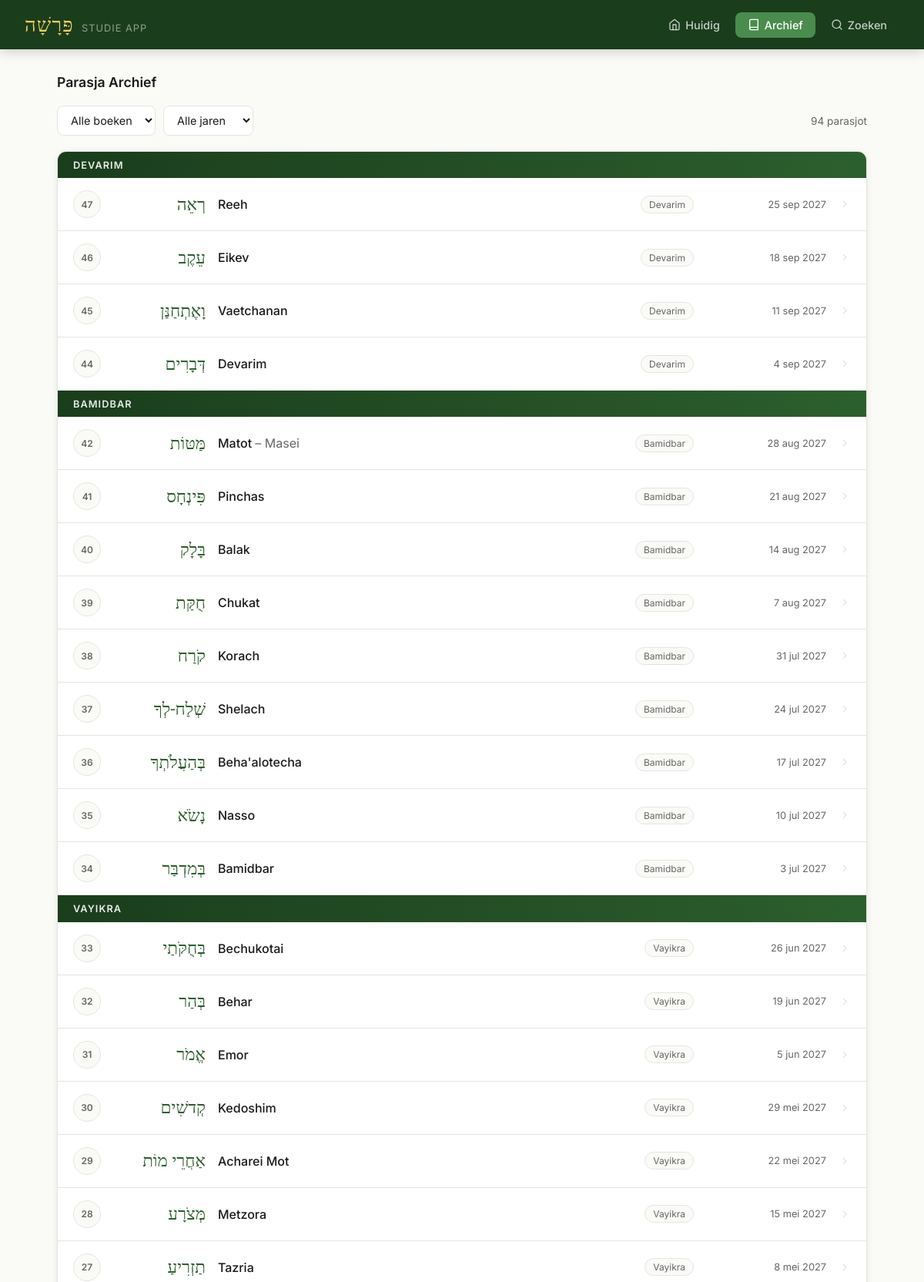
Page /archief.php (upper part) on the committed database.
### tables this page shows
CREATE TABLE IF NOT EXISTS parasja_schema (
    id INT AUTO_INCREMENT PRIMARY KEY,
    parasja_id INT NOT NULL,
    shabbat_datum DATE NOT NULL,
    joods_jaar INT NOT NULL,
    gecombineerd_met INT DEFAULT NULL,
    FOREIGN KEY (parasja_id) REFERENCES parasjot(id),
    UNIQUE KEY unique_datum (shabbat_datum)
);

CREATE TABLE IF NOT EXISTS parasjot (
    id INT AUTO_INCREMENT PRIMARY KEY,
    volgorde INT NOT NULL,
    naam_hebreeuws VARCHAR(100) NOT NULL,
    naam_nl VARCHAR(100) NOT NULL,
    naam_transliteratie VARCHAR(100) NOT NULL,
    boek ENUM('Bereshit','Shemot','Vayikra','Bamidbar','Devarim') NOT NULL,
    verzen_van VARCHAR(50),
    verzen_tot VARCHAR(50),
    samenvatting TEXT,
    created_at TIMESTAMP DEFAULT CURRENT_TIMESTAMP
);

### archief.php (the view, shortened to what this page needs)
<?php
require_once __DIR__ . '/config/db.php';
$filterBoek = $_GET['boek'] ?? '';
$vandaag = date('Y-m-d');
$stmtHuidig = $pdo->prepare("
    SELECT ps.id FROM parasja_schema ps
    WHERE ps.shabbat_datum >= DATE_SUB(?, INTERVAL 6 DAY)
    ORDER BY ps.shabbat_datum ASC LIMIT 1
");
$stmtHuidig->execute([$vandaag]);
$huidigSchemaId = $stmtHuidig->fetchColumn();
$where = [];
$params = [];
$whereStr = $where ? 'WHERE ' . implode(' AND ', $where) : '';
$sql = "
    SELECT ps.id AS schema_id, ps.shabbat_datum, ps.joods_jaar, ps.gecombineerd_met,
           p.id AS parasja_id, p.naam_hebreeuws, p.naam_nl, p.naam_transliteratie, p.boek, p.volgorde,
           p2.naam_nl AS gecombineerd_nl, p2.naam_transliteratie AS gecombineerd_trans,
           (SELECT COUNT(*) FROM notities n WHERE n.parasja_id = p.id) AS notitie_count,
           (SELECT COUNT(*) FROM foto_notities f WHERE f.parasja_id = p.id) AS foto_count
    FROM parasja_schema ps
    JOIN parasjot p ON ps.parasja_id = p.id
    LEFT JOIN parasjot p2 ON ps.gecombineerd_met = p2.id
    $whereStr
    ORDER BY ps.shabbat_datum DESC
";
$stmt = $pdo->prepare($sql);
$stmt->execute($params);
$parasjot = $stmt->fetchAll();
$maandNamen = ['','jan','feb','mrt','apr','mei','jun','jul','aug','sep','okt','nov','dec'];
function formatKorteDatum($datum) {
    global $maandNamen;
    $ts = strtotime($datum);
    return date('j', $ts) . ' ' . $maandNamen[(int)date('n', $ts)] . ' ' . date('Y', $ts);
}
include __DIR__ . '/includes/header.php';
?>
<div class="section-header">
    <div class="section-title">Parasja Archief</div>
</div>
<div class="filter-bar">
    <form method="GET" style="display:flex; gap:10px; flex-wrap:wrap; align-items:center; width:100%;">
        <select name="boek" onchange="this.form.submit()">
            <option value="">Alle boeken</option>
        </select>
        <select name="jaar" onchange="this.form.submit()">
            <option value="">Alle jaren</option>
        </select>
        <span style="margin-left:auto; font-size:0.85rem; color:var(--text-muted);"><?= count($parasjot) ?> parasjot</span>
    </form>
</div>
<div class="card" style="padding:0; overflow:hidden;">
    <?php
    $huidigBoek = null;
    foreach ($parasjot as $p):
        if (!$filterBoek && $p['boek'] !== $huidigBoek):
            $huidigBoek = $p['boek'];
    ?>
    <div class="boek-divider"><?= htmlspecialchars($p['boek']) ?></div>
    <?php endif; ?>
    <a href="/parasja/parasja.php?id=<?= $p['parasja_id'] ?>&schema=<?= $p['schema_id'] ?>"
       class="archief-item <?= $p['schema_id'] == $huidigSchemaId ? 'current' : '' ?>">
        <div class="volgorde"><?= $p['volgorde'] ?></div>
        <div class="hebrew"><?= htmlspecialchars($p['naam_hebreeuws']) ?></div>
        <div class="naam-nl">
            <?= htmlspecialchars($p['naam_transliteratie']) ?>
            <?php if ($p['gecombineerd_nl']): ?>
            <span style="color:var(--text-muted); font-weight:400"> &ndash; <?= htmlspecialchars($p['gecombineerd_trans']) ?></span>
            <?php endif; ?>
        </div>
        <span class="boek-badge"><?= htmlspecialchars($p['boek']) ?></span>
        <div class="datum"><?= formatKorteDatum($p['shabbat_datum']) ?></div>
        <svg viewBox="0 0 24 24" style="width:16px;height:16px;stroke:var(--border);fill:none;stroke-width:2;flex-shrink:0;"><polyline points="9,18 15,12 9,6"/></svg>
    </a>
    <?php endforeach; ?>
</div>
<?php include __DIR__ . '/includes/footer.php'; ?>

### assets/css/style.css (style rules this page uses)
:root { --primary: #2c5f2e; --primary-light: #4a8c4d; --primary-dark: #1a3d1c; --accent: #c9a227; --accent-light: #f0d060; --bg: #fafaf7; --bg-card: #ffffff; --text: #1a1a1a; --text-muted: #666; --border: #e5e5e0; --shadow: 0 2px 8px rgba(0,0,0,0.08); --shadow-lg: 0 8px 32px rgba(0,0,0,0.12); --radius: 12px; --radius-sm: 8px; }
* { box-sizing: border-box; margin: 0; padding: 0; }
body { font-family: 'Inter', sans-serif; background: var(--bg); color: var(--text); min-height: 100vh; display: flex; flex-direction: column; }
.card { background: var(--bg-card); border: 1px solid var(--border); border-radius: var(--radius); padding: 1.5rem; box-shadow: var(--shadow); }
input[type="text"], input[type="search"], textarea, select { width: 100%; padding: 9px 13px; border: 1.5px solid var(--border); border-radius: var(--radius-sm); font-size: 0.9rem; font-family: inherit; color: var(--text); background: white; transition: border-color 0.15s; outline: none; }
.archief-item { display: flex; align-items: center; padding: 1rem 1.25rem; border-bottom: 1px solid var(--border); text-decoration: none; color: var(--text); transition: background 0.12s; gap: 1rem; }
.archief-item .volgorde { width: 36px; height: 36px; background: var(--bg); border: 1px solid var(--border); border-radius: 50%; display: flex; align-items: center; justify-content: center; font-size: 0.75rem; font-weight: 600; color: var(--text-muted); flex-shrink: 0; }
.archief-item .hebrew { font-family: 'Frank Ruhl Libre', serif; font-size: 1.4rem; direction: rtl; color: var(--primary); min-width: 120px; text-align: right; }
.archief-item .naam-nl { font-weight: 500; flex: 1; }
.archief-item .boek-badge { font-size: 0.75rem; padding: 3px 10px; border-radius: 12px; background: var(--bg); border: 1px solid var(--border); color: var(--text-muted); white-space: nowrap; }
.archief-item .datum { font-size: 0.8rem; color: var(--text-muted); white-space: nowrap; min-width: 100px; text-align: right; }
.section-header { display: flex; align-items: center; justify-content: space-between; margin-bottom: 1.25rem; }
.section-title { font-size: 1.1rem; font-weight: 600; color: var(--text); }
.filter-bar { display: flex; gap: 10px; flex-wrap: wrap; margin-bottom: 1.25rem; align-items: center; }
.filter-bar select { width: auto; }
.boek-divider { padding: 0.6rem 1.25rem; background: linear-gradient(90deg, var(--primary-dark) 0%, var(--primary) 100%); color: rgba(255,255,255,0.9); font-size: 0.8rem; font-weight: 600; letter-spacing: 0.08em; text-transform: uppercase; }

### rows in the picture
parasja_schema: parasja.boek "DEVARIM", parasja.volgorde "47", parasja.naam_hebreeuws "רְאֵה", parasja.naam_transliteratie "Reeh", parasja.boek "Devarim", shabbat_datum "25 sep 2027"
parasja_schema: parasja.volgorde "46", parasja.naam_hebreeuws "עֵקֶב", parasja.naam_transliteratie "Eikev", parasja.boek "Devarim", shabbat_datum "18 sep 2027"
parasja_schema: parasja.volgorde "45", parasja.naam_hebreeuws "וָאֶתְחַנַּן", parasja.naam_transliteratie "Vaetchanan", parasja.boek "Devarim", shabbat_datum "11 sep 2027"
parasja_schema: parasja.volgorde "44", parasja.naam_hebreeuws "דְּבָרִים", parasja.naam_transliteratie "Devarim", parasja.boek "Devarim", shabbat_datum "4 sep 2027"
parasja_schema: parasja.boek "BAMIDBAR", parasja.volgorde "42", parasja.naam_hebreeuws "מַּטּוֹת", parasja.naam_transliteratie "Matot", parasjot.naam_transliteratie "Masei", parasja.boek "Bamidbar", shabbat_datum "28 aug 2027"
parasja_schema: parasja.volgorde "41", parasja.naam_hebreeuws "פִּינְחָס", parasja.naam_transliteratie "Pinchas", parasja.boek "Bamidbar", shabbat_datum "21 aug 2027"
parasja_schema: parasja.volgorde "40", parasja.naam_hebreeuws "בָּלָק", parasja.naam_transliteratie "Balak", parasja.boek "Bamidbar", shabbat_datum "14 aug 2027"
parasja_schema: parasja.volgorde "39", parasja.naam_hebreeuws "חֻקַּת", parasja.naam_transliteratie "Chukat", parasja.boek "Bamidbar", shabbat_datum "7 aug 2027"
parasja_schema: parasja.volgorde "38", parasja.naam_hebreeuws "קֹרַח", parasja.naam_transliteratie "Korach", parasja.boek "Bamidbar", shabbat_datum "31 jul 2027"
parasja_schema: parasja.volgorde "37", parasja.naam_hebreeuws "שְׁלַח-לְךָ", parasja.naam_transliteratie "Shelach", parasja.boek "Bamidbar", shabbat_datum "24 jul 2027"
parasja_schema: parasja.volgorde "36", parasja.naam_hebreeuws "בְּהַעֲלֹתְךָ", parasja.naam_transliteratie "Beha'alotecha", parasja.boek "Bamidbar", shabbat_datum "17 jul 2027"
parasja_schema: parasja.volgorde "35", parasja.naam_hebreeuws "נָשֹׂא", parasja.naam_transliteratie "Nasso", parasja.boek "Bamidbar", shabbat_datum "10 jul 2027"
parasja_schema: parasja.volgorde "34", parasja.naam_hebreeuws "בְּמִדְבַּר", parasja.naam_transliteratie "Bamidbar", parasja.boek "Bamidbar", shabbat_datum "3 jul 2027"
parasja_schema: parasja.boek "VAYIKRA", parasja.volgorde "33", parasja.naam_hebreeuws "בְּחֻקֹּתַי", parasja.naam_transliteratie "Bechukotai", parasja.boek "Vayikra", shabbat_datum "26 jun 2027"
parasja_schema: parasja.volgorde "32", parasja.naam_hebreeuws "בְּהַר", parasja.naam_transliteratie "Behar", parasja.boek "Vayikra", shabbat_datum "19 jun 2027"
parasja_schema: parasja.volgorde "31", parasja.naam_hebreeuws "אֱמֹר", parasja.naam_transliteratie "Emor", parasja.boek "Vayikra", shabbat_datum "5 jun 2027"
parasja_schema: parasja.volgorde "30", parasja.naam_hebreeuws "קְדשִׁים", parasja.naam_transliteratie "Kedoshim", parasja.boek "Vayikra", shabbat_datum "29 mei 2027"
parasja_schema: parasja.volgorde "29", parasja.naam_hebreeuws "אַחֲרֵי מוֹת", parasja.naam_transliteratie "Acharei Mot", parasja.boek "Vayikra", shabbat_datum "22 mei 2027"
parasja_schema: parasja.volgorde "28", parasja.naam_hebreeuws "מְּצֹרָע", parasja.naam_transliteratie "Metzora", parasja.boek "Vayikra", shabbat_datum "15 mei 2027"
parasja_schema: parasja.volgorde "27", parasja.naam_hebreeuws "תַזְרִיעַ", parasja.naam_transliteratie "Tazria", parasja.boek "Vayikra", shabbat_datum "8 mei 2027"

### other values in the picture
count($parasjot) "94"
